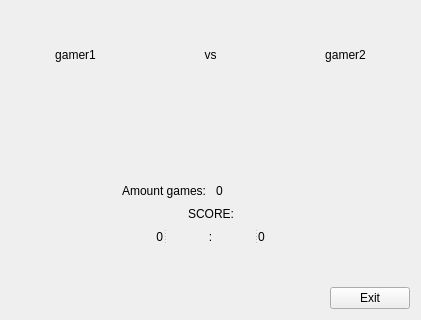
<?xml version="1.0" encoding="UTF-8"?>
<ui version="4.0">
 <class>GameWidget</class>
 <widget class="QWidget" name="GameWidget">
  <property name="geometry">
   <rect>
    <x>0</x>
    <y>0</y>
    <width>421</width>
    <height>320</height>
   </rect>
  </property>
  <property name="windowTitle">
   <string>Form</string>
  </property>
  <layout class="QVBoxLayout" name="verticalLayout">
   <item>
    <spacer name="verticalSpacer_2">
     <property name="orientation">
      <enum>Qt::Vertical</enum>
     </property>
     <property name="sizeType">
      <enum>QSizePolicy::Preferred</enum>
     </property>
     <property name="sizeHint" stdset="0">
      <size>
       <width>17</width>
       <height>37</height>
      </size>
     </property>
    </spacer>
   </item>
   <item>
    <layout class="QHBoxLayout" name="horizontalLayout">
     <item>
      <widget class="QLabel" name="nameG1">
       <property name="text">
        <string>gamer1</string>
       </property>
       <property name="alignment">
        <set>Qt::AlignCenter</set>
       </property>
      </widget>
     </item>
     <item>
      <widget class="QLabel" name="vs">
       <property name="text">
        <string>vs</string>
       </property>
       <property name="alignment">
        <set>Qt::AlignCenter</set>
       </property>
      </widget>
     </item>
     <item>
      <widget class="QLabel" name="nameG2">
       <property name="text">
        <string>gamer2</string>
       </property>
       <property name="alignment">
        <set>Qt::AlignCenter</set>
       </property>
      </widget>
     </item>
    </layout>
   </item>
   <item>
    <spacer name="verticalSpacer_3">
     <property name="orientation">
      <enum>Qt::Vertical</enum>
     </property>
     <property name="sizeType">
      <enum>QSizePolicy::Expanding</enum>
     </property>
     <property name="sizeHint" stdset="0">
      <size>
       <width>20</width>
       <height>40</height>
      </size>
     </property>
    </spacer>
   </item>
   <item>
    <layout class="QHBoxLayout" name="horizontalLayout_2">
     <property name="spacing">
      <number>10</number>
     </property>
     <property name="sizeConstraint">
      <enum>QLayout::SetDefaultConstraint</enum>
     </property>
     <item>
      <widget class="QLabel" name="label">
       <property name="sizePolicy">
        <sizepolicy hsizetype="Preferred" vsizetype="Fixed">
         <horstretch>0</horstretch>
         <verstretch>0</verstretch>
        </sizepolicy>
       </property>
       <property name="text">
        <string>Amount games:</string>
       </property>
       <property name="alignment">
        <set>Qt::AlignRight|Qt::AlignTrailing|Qt::AlignVCenter</set>
       </property>
      </widget>
     </item>
     <item>
      <widget class="QLabel" name="amountGames">
       <property name="sizePolicy">
        <sizepolicy hsizetype="Preferred" vsizetype="Fixed">
         <horstretch>0</horstretch>
         <verstretch>0</verstretch>
        </sizepolicy>
       </property>
       <property name="text">
        <string>0</string>
       </property>
      </widget>
     </item>
    </layout>
   </item>
   <item>
    <layout class="QHBoxLayout" name="horizontalLayout_3">
     <item>
      <spacer name="horizontalSpacer_5">
       <property name="orientation">
        <enum>Qt::Horizontal</enum>
       </property>
       <property name="sizeHint" stdset="0">
        <size>
         <width>40</width>
         <height>20</height>
        </size>
       </property>
      </spacer>
     </item>
     <item>
      <widget class="QLabel" name="SCORE">
       <property name="text">
        <string>SCORE:</string>
       </property>
       <property name="alignment">
        <set>Qt::AlignCenter</set>
       </property>
      </widget>
     </item>
     <item>
      <spacer name="horizontalSpacer_4">
       <property name="orientation">
        <enum>Qt::Horizontal</enum>
       </property>
       <property name="sizeHint" stdset="0">
        <size>
         <width>40</width>
         <height>20</height>
        </size>
       </property>
      </spacer>
     </item>
    </layout>
   </item>
   <item>
    <widget class="QSplitter" name="splitter">
     <property name="orientation">
      <enum>Qt::Horizontal</enum>
     </property>
     <widget class="QLabel" name="scoreG1">
      <property name="sizePolicy">
       <sizepolicy hsizetype="Expanding" vsizetype="Preferred">
        <horstretch>0</horstretch>
        <verstretch>0</verstretch>
       </sizepolicy>
      </property>
      <property name="text">
       <string>0</string>
      </property>
      <property name="alignment">
       <set>Qt::AlignRight|Qt::AlignTrailing|Qt::AlignVCenter</set>
      </property>
     </widget>
     <widget class="QLabel" name="label_2">
      <property name="sizePolicy">
       <sizepolicy hsizetype="Minimum" vsizetype="Preferred">
        <horstretch>0</horstretch>
        <verstretch>0</verstretch>
       </sizepolicy>
      </property>
      <property name="text">
       <string>:</string>
      </property>
      <property name="alignment">
       <set>Qt::AlignCenter</set>
      </property>
     </widget>
     <widget class="QLabel" name="scoreG2">
      <property name="sizePolicy">
       <sizepolicy hsizetype="Expanding" vsizetype="Preferred">
        <horstretch>0</horstretch>
        <verstretch>0</verstretch>
       </sizepolicy>
      </property>
      <property name="text">
       <string>0</string>
      </property>
      <property name="alignment">
       <set>Qt::AlignLeading|Qt::AlignLeft|Qt::AlignVCenter</set>
      </property>
     </widget>
    </widget>
   </item>
   <item>
    <spacer name="verticalSpacer">
     <property name="orientation">
      <enum>Qt::Vertical</enum>
     </property>
     <property name="sizeType">
      <enum>QSizePolicy::Preferred</enum>
     </property>
     <property name="sizeHint" stdset="0">
      <size>
       <width>17</width>
       <height>37</height>
      </size>
     </property>
    </spacer>
   </item>
   <item>
    <layout class="QHBoxLayout" name="horizontalLayout_4">
     <item>
      <spacer name="horizontalSpacer">
       <property name="orientation">
        <enum>Qt::Horizontal</enum>
       </property>
       <property name="sizeHint" stdset="0">
        <size>
         <width>40</width>
         <height>20</height>
        </size>
       </property>
      </spacer>
     </item>
     <item>
      <widget class="QPushButton" name="exitButton">
       <property name="text">
        <string>Exit</string>
       </property>
      </widget>
     </item>
    </layout>
   </item>
  </layout>
 </widget>
 <resources/>
 <connections/>
</ui>
